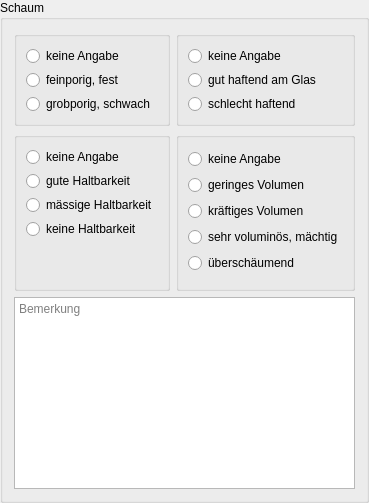
         <widget class="QGroupBox" name="groupBox3">
          <property name="title">
           <string>Schaum</string>
          </property>
          <layout class="QGridLayout" name="gridLayout_10">
           <item row="0" column="0">
            <widget class="QGroupBox" name="groupBox_35">
             <layout class="QVBoxLayout" name="verticalLayout_100">
              <property name="spacing">
               <number>4</number>
              </property>
              <item>
               <widget class="RadioButton" name="rbSchaum_ka">
                <property name="text">
                 <string>keine Angabe</string>
                </property>
               </widget>
              </item>
              <item>
               <widget class="RadioButton" name="rbSchaum_0">
                <property name="text">
                 <string>feinporig, fest</string>
                </property>
               </widget>
              </item>
              <item>
               <widget class="RadioButton" name="rbSchaum_1">
                <property name="text">
                 <string>grobporig, schwach</string>
                </property>
               </widget>
              </item>
             </layout>
            </widget>
           </item>
           <item row="0" column="1">
            <widget class="QGroupBox" name="groupBox_36">
             <layout class="QVBoxLayout" name="verticalLayout_101">
              <property name="spacing">
               <number>4</number>
              </property>
              <item>
               <widget class="RadioButton" name="rbSchaum_ka2">
                <property name="text">
                 <string>keine Angabe</string>
                </property>
               </widget>
              </item>
              <item>
               <widget class="RadioButton" name="rbSchaum_2">
                <property name="text">
                 <string>gut haftend am Glas</string>
                </property>
               </widget>
              </item>
              <item>
               <widget class="RadioButton" name="rbSchaum_3">
                <property name="text">
                 <string>schlecht haftend</string>
                </property>
               </widget>
              </item>
             </layout>
            </widget>
           </item>
           <item row="1" column="0">
            <widget class="QGroupBox" name="groupBox_38">
             <layout class="QVBoxLayout" name="verticalLayout_103">
              <property name="spacing">
               <number>4</number>
              </property>
              <item>
               <widget class="RadioButton" name="rbSchaum_ka3">
                <property name="text">
                 <string>keine Angabe</string>
                </property>
               </widget>
              </item>
              <item>
               <widget class="RadioButton" name="rbSchaum_4">
                <property name="text">
                 <string>gute Haltbarkeit</string>
                </property>
               </widget>
              </item>
              <item>
               <widget class="RadioButton" name="rbSchaum_5">
                <property name="text">
                 <string>mässige Haltbarkeit</string>
                </property>
               </widget>
              </item>
              <item>
               <widget class="RadioButton" name="rbSchaum_6">
                <property name="text">
                 <string>keine Haltbarkeit</string>
                </property>
               </widget>
              </item>
              <item>
               <spacer name="verticalSpacer_6">
                <property name="orientation">
                 <enum>Qt::Vertical</enum>
                </property>
                <property name="sizeHint" stdset="0">
                 <size>
                  <width>20</width>
                  <height>40</height>
                 </size>
                </property>
               </spacer>
              </item>
             </layout>
            </widget>
           </item>
           <item row="1" column="1">
            <widget class="QGroupBox" name="groupBox_37">
             <layout class="QVBoxLayout" name="verticalLayout_102">
              <property name="spacing">
               <number>4</number>
              </property>
              <item>
               <widget class="RadioButton" name="rbSchaum_ka4">
                <property name="text">
                 <string>keine Angabe</string>
                </property>
               </widget>
              </item>
              <item>
               <widget class="RadioButton" name="rbSchaum_7">
                <property name="text">
                 <string>geringes Volumen</string>
                </property>
               </widget>
              </item>
              <item>
               <widget class="RadioButton" name="rbSchaum_8">
                <property name="text">
                 <string>kräftiges Volumen</string>
                </property>
               </widget>
              </item>
              <item>
               <widget class="RadioButton" name="rbSchaum_9">
                <property name="text">
                 <string>sehr voluminös, mächtig</string>
                </property>
               </widget>
              </item>
              <item>
               <widget class="RadioButton" name="rbSchaum_10">
                <property name="text">
                 <string>überschäumend</string>
                </property>
               </widget>
              </item>
             </layout>
            </widget>
           </item>
           <item row="2" column="0" colspan="2">
            <widget class="QPlainTextEdit" name="tbSchaum">
             <property name="minimumSize">
              <size>
               <width>0</width>
               <height>42</height>
              </size>
             </property>
             <property name="toolTip">
              <string>&lt;html&gt;&lt;head/&gt;&lt;body&gt;&lt;p&gt;Hier ist Platz für frei formulierte &lt;span style=&quot; font-weight:600;&quot;&gt;Ausführungen&lt;/span&gt; zum Schaum.&lt;/p&gt;&lt;p&gt;Die Bewertung von Schaum orientiert sich oft anhand der Biersorte.&lt;/p&gt;&lt;p&gt;Beispielsweise haben Starkbiere in der Regel eine gute Schaumhaltbarkeit. Das eigentliche Trinkvergnügen bei einem Starkbier liegt aber im langsamen Schlürfen des Bieres, nicht im sich Durchtrinken durch den malzsüßen Schaum. Beim Pils wiederum ruft der Schaum besonders angenehme taktile Sensationen an Zunge und Gaumen hervor.&lt;/p&gt;&lt;p&gt;&lt;span style=&quot; font-weight:600; color:#fc0107;&quot;&gt;Achtung: &lt;/span&gt;Ein Sud muss im &lt;span style=&quot; font-weight:600;&quot;&gt;Tab Abfülldaten &lt;/span&gt;als abgefüllt markiert worden sein, bevor man ihn hier tätig werden kann.&lt;/p&gt;&lt;/body&gt;&lt;/html&gt;</string>
             </property>
             <property name="placeholderText">
              <string>Bemerkung</string>
             </property>
            </widget>
           </item>
          </layout>
         </widget>
